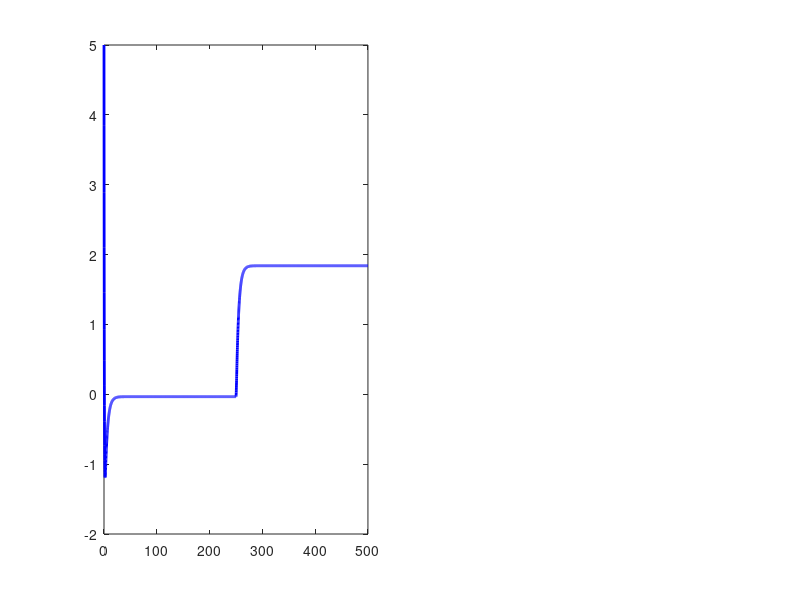

Write the MATLAB code that produced this figure. (Note: this script raises an error after producing the figure.)
%% ========================================================================
%  DESAIN LQR, ANALISIS KESTABILAN (LYAPUNOV) & PERFORMANSI
%  SISTEM POULTRY HOUSE
%  Fitri Ardianti - EAS Kontrol Optimal
%% ========================================================================

clear; clc; close all;

fprintf('=== DESAIN LQR SISTEM POULTRY HOUSE ===\n\n');

%% ------------------------------------------------------------------------
%  BAGIAN 1 : MODEL STATE-SPACE
%% ------------------------------------------------------------------------

% Parameter contoh (bisa kamu sesuaikan dengan jurnal)
Rcb   = 0.015;     % thermal resistance (K/W)
Kg    = 50;        % gain heating
a     = 1000;      % konstanta a
vb    = 500;       % volume udara 1
vc    = 600;       % volume udara 2
Rcv   = 0.01;      % coupling suhu -> kelembaban
x1e   = 25;        % suhu ekuilibrium (°C)
u3_op = 100;       % ventilasi nominal

% Matriks dinamik (sesuai slide kamu)
A = [-(Rcb + Kg/a + u3_op/vb),      0;
      Rcv*(0.52*x1e - 6.46),   -u3_op/vc];

B  = [1/a,   -1/a,  -x1e/vb;
      0,     1/vb, -x1e/vc];

Bd = [Kg/a + u3_op/vb,      0;
      0,               u3_op/vc];

C = eye(2);
D = zeros(2,3);

fprintf('Matriks A:\n'); disp(A);
fprintf('Matriks B:\n'); disp(B);

% Kontrolabilitas
Co = ctrb(A,B);
if rank(Co)==size(A,1)
    fprintf('✓ Sistem controllable → LQR bisa diterapkan.\n\n');
else
    error('Sistem tidak controllable.');
end

%% ------------------------------------------------------------------------
%  BAGIAN 2 : DESAIN LQR (SATU SKENARIO UTAMA: BALANCED)
%% ------------------------------------------------------------------------

% Bobot LQR (boleh kamu tulis di slide sebagai "algoritma LQR")
Q = diag([100 50]);        % prioritas suhu > kelembaban
R = diag([1 1 0.1]);       % penalti energi kontrol

[K,P,eig_cl] = lqr(A,B,Q,R);      % K gain LQR, P solusi Riccati

Acl = A - B*K;                    % matriks closed-loop

fprintf('Gain LQR K:\n'); disp(K);
fprintf('Pole closed-loop (eig(A-BK)):\n'); disp(eig_cl);

% Estimasi waktu tunak dari pole dominan
[~,idx_dom] = max(real(eig_cl));
lambda_dom  = eig_cl(idx_dom);
ts_theory   = 4/abs(real(lambda_dom));
fprintf('Estimasi Ts (teori, ~4/|Re(pole dominan)|) = %.2f s\n\n',ts_theory);

%% ------------------------------------------------------------------------
%  BAGIAN 3 : ANALISIS KESTABILAN DENGAN LYAPUNOV
%% ------------------------------------------------------------------------

fprintf('=== ANALISIS KESTABILAN (METODE LYAPUNOV) ===\n');

% 1. Cek P > 0  → V(x)=x''Px > 0
eig_P = eig(P);
fprintf('Eigen P:\n'); disp(eig_P);
if all(eig_P>0)
    fprintf('✓ P positive definite → kandidat fungsi Lyapunov valid.\n');
else
    warning('P tidak positive definite.');
end

% 2. Hitung M = Q + K''RK, harus >0 → dotV = -x''Mx < 0
M = Q + K'*R*K;
eig_M = eig(M);
fprintf('Eigen M = Q + K''RK:\n'); disp(eig_M);
if all(eig_M>0)
    fprintf('✓ M positive definite → Vdot = -x''Mx < 0 (x≠0).\n');
else
    warning('M tidak positive definite.');
end

% 3. Cek residual Riccati (harus ≈ 0)
ARE_res = A'*P + P*A - P*B*(R\B')*P + Q;
fprintf('Norm residual ARE = %.3e\n\n',norm(ARE_res,'fro'));

fprintf('→ Karena P>0 dan M>0, sistem closed-loop ASIMTOTIK STABIL (Lyapunov).\n\n');

%% ------------------------------------------------------------------------
%  BAGIAN 4 : SIMULASI CLOSED-LOOP (PERFORMANSI)
%% ------------------------------------------------------------------------

fprintf('=== SIMULASI PERFORMANSI CLOSED-LOOP LQR ===\n');

t  = 0:0.1:500;                 % waktu simulasi
x0 = [ 5; 10];                  % deviasi awal: suhu +5°C, RH +10%%

% gangguan temperatur & kelembaban (contoh)
d1 = 3*ones(size(t));           % suhu luar +3°C (konstan)
d2 = 5*ones(size(t));           % RH luar +5%
d2(t>250) = -2;                 % step ke -2% di t=250 s
dist = [d1; d2];

% Sistem tertutup terhadap gangguan d
sys_cl = ss(Acl,Bd,C,zeros(2,2));
[y,t,x] = lsim(sys_cl,dist',t,x0);  % x : state, y: keluaran = x

% Hitung sinyal kontrol u = -Kx
u = zeros(length(t),3);
for k = 1:length(t)
    u(k,:) = -K*x(k,:)';
end

%% ------------------------------------------------------------------------
%  BAGIAN 5 : METRIK PERFORMANSI
%% ------------------------------------------------------------------------

% 1) Settling time (2% dari nilai awal)
idx_ts1 = find(abs(x(:,1)) < 0.02*abs(x0(1)),1);
idx_ts2 = find(abs(x(:,2)) < 0.02*abs(x0(2)),1);

if isempty(idx_ts1), Ts1 = t(end); else, Ts1 = t(idx_ts1); end
if isempty(idx_ts2), Ts2 = t(end); else, Ts2 = t(idx_ts2); end

fprintf('Settling time (2%% band):\n');
fprintf('  x1 (suhu)      : %.2f s\n',Ts1);
fprintf('  x2 (kelembaban): %.2f s\n',Ts2);
fprintf('  Estimasi teori : %.2f s\n\n',ts_theory);

% 2) Overshoot
OS1 = (max(x(:,1)) - x0(1))/abs(x0(1))*100;
OS2 = (max(x(:,2)) - x0(2))/abs(x0(2))*100;

fprintf('Overshoot:\n');
fprintf('  x1 (suhu)      : %.2f %%\n',OS1);
fprintf('  x2 (kelembaban): %.2f %%\n\n',OS2);

% 3) Steady-state error (akhir simulasi)
Ess1 = x(end,1);
Ess2 = x(end,2);
fprintf('Steady-state error:\n');
fprintf('  x1 (suhu)      : %.4f °C\n',Ess1);
fprintf('  x2 (kelembaban): %.4f %%\n\n',Ess2);

% 4) Energi kontrol ∫ u^2 dt
E_u1 = trapz(t,u(:,1).^2);
E_u2 = trapz(t,u(:,2).^2);
E_u3 = trapz(t,u(:,3).^2);
E_tot = E_u1 + E_u2 + E_u3;

fprintf('Energi kontrol (∫u^2 dt):\n');
fprintf('  Heating (u1)   : %.2f\n',E_u1);
fprintf('  PAD (u2)       : %.2f\n',E_u2);
fprintf('  Vent (u3)      : %.2f\n',E_u3);
fprintf('  Total          : %.2f\n\n',E_tot);

% 5) Fungsi biaya LQR J = ∫ (x''Qx + u''Ru) dt
state_cost   = trapz(t, sum((x*Q).*x,2));
control_cost = trapz(t, sum((u*R).*u,2));
J = state_cost + control_cost;

fprintf('Fungsi biaya LQR:\n');
fprintf('  State cost     : %.2f\n',state_cost);
fprintf('  Control cost   : %.2f\n',control_cost);
fprintf('  Total J        : %.2f\n\n',J);

%% ------------------------------------------------------------------------
%  BAGIAN 6 : PLOT RESPON
%% ------------------------------------------------------------------------

figure('Name','Respon State','Position',[100 100 1100 400]);

subplot(1,2,1);
plot(t,x(:,1),'b','LineWidth',2); hold on;
yline(0,'r--','Setpoint');
yline( 0.02*abs(x0(1)),'k:');
yline(-0.02*abs(x0(1)),'k:');
grid on;
xlabel('Waktu (s)');
ylabel('Deviasi Suhu (°C)');
title('Respon Suhu Internal x_1');

subplot(1,2,2);
plot(t,x(:,2),'r','LineWidth',2); hold on;
yline(0,'b--','Setpoint');
yline( 0.02*abs(x0(2)),'k:');
yline(-0.02*abs(x0(2)),'k:');
grid on;
xlabel('Waktu (s)');
ylabel('Deviasi Kelembaban (%)');
title('Respon Kelembaban Internal x_2');

figure('Name','Sinyal Kontrol','Position',[100 100 900 350]);
plot(t,u,'LineWidth',2);
grid on;
xlabel('Waktu (s)');
ylabel('Control Input');
legend('u_1 (Heating)','u_2 (PAD)','u_3 (Ventilasi)');
title('Sinyal Kontrol LQR');
